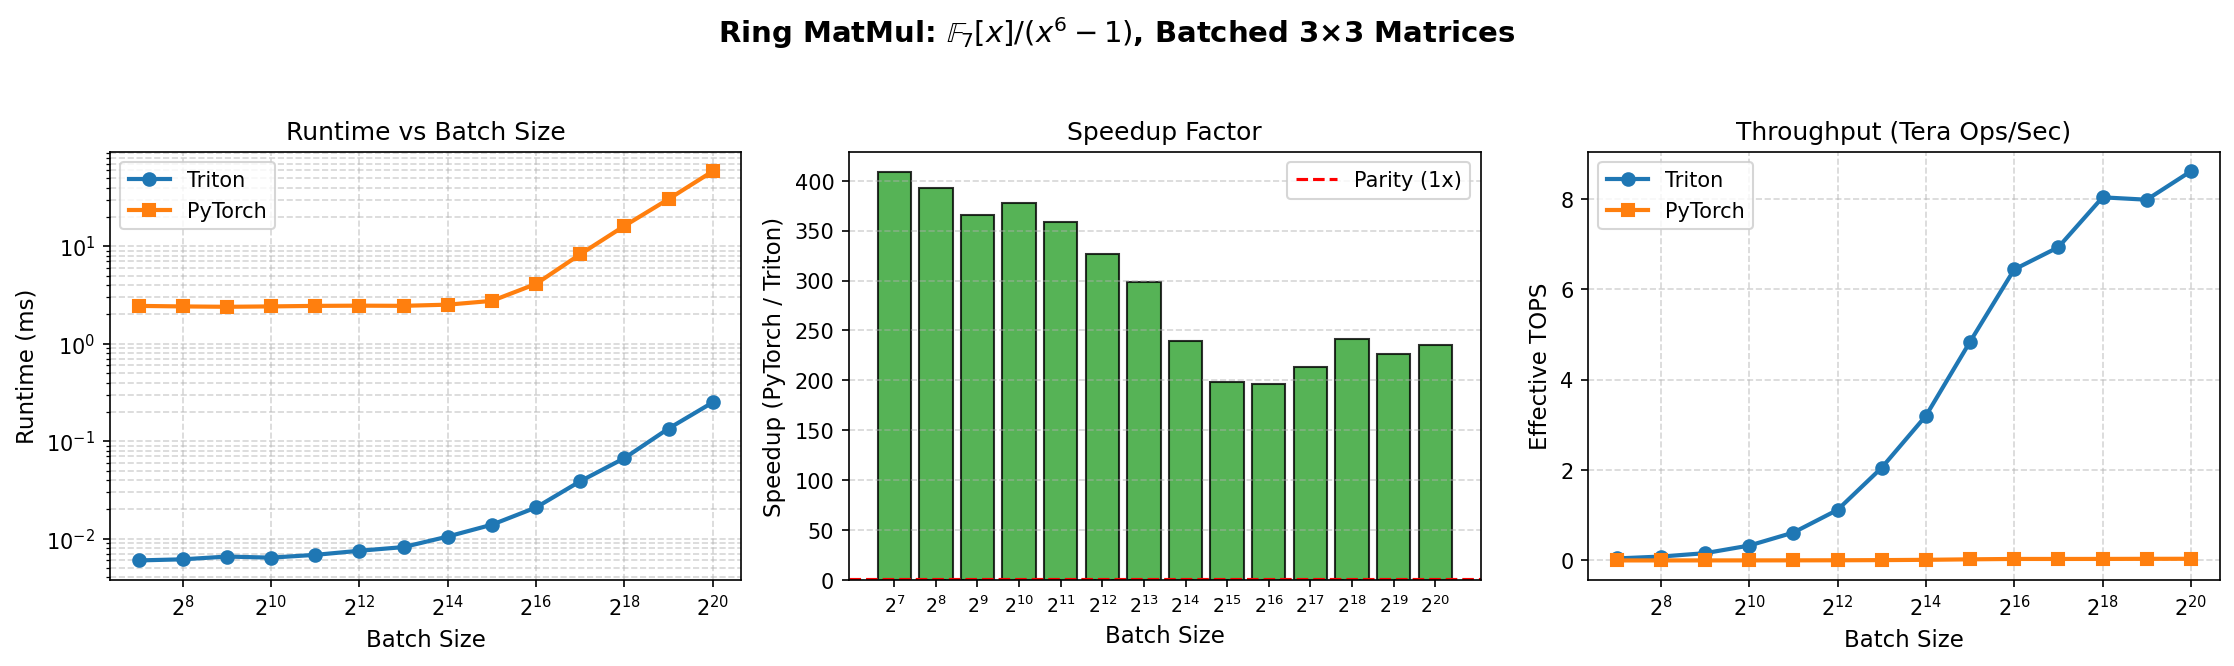

Here is the Python script that generated this plot:
#!/usr/bin/env python3
"""
Benchmark: Triton vs PyTorch implementation of 3x3 matrix multiplication
over the ring F_7[x]/(x^6 - 1).

Usage:
    python benchmark7.py [--save-plot] [--warmup N] [--rep N]
"""

import argparse
import torch
import numpy as np
import triton

# Import both implementations
import triton7
import torch7


# ==============================================================================
# Constants for FLOPS/Bandwidth Calculations
# ==============================================================================

# Operations per batch element (theoretical):
# - DFT for 18 polynomials (9 from A, 9 from B): each is 6x6 matmul = 36 muls + 30 adds
# - 6 frequency-domain 3x3 matmuls: each is 27 muls + 18 adds
# - IDFT for 9 output polynomials: each is 6x6 matmul + 6 muls (scaling)
#
# DFT/IDFT per poly: 6*6 muls + 6*5 adds = 36 + 30 = 66 ops
# 18 DFTs + 9 IDFTs = 27 * 66 = 1782 ops
# 6 freq-domain 3x3 matmuls: 6 * (27 + 18) = 270 ops
# Total per batch element: ~2052 integer ops (approximate)
OPS_PER_BATCH_ELEMENT = 2052

# Memory per batch element:
# Read A: 9 * 4 bytes, Read B: 9 * 4 bytes, Write C: 9 * 4 bytes
# Total: 108 bytes per batch element
BYTES_PER_BATCH_ELEMENT = 108


def check_correctness(batch_size: int = 256):
    """Assert that both implementations produce identical results."""
    torch.manual_seed(42)
    A = torch.randint(0, 2**18, (batch_size, 9), dtype=torch.int32, device="cuda")
    B = torch.randint(0, 2**18, (batch_size, 9), dtype=torch.int32, device="cuda")

    C_triton = triton7.ring_matmul(A, B)
    C_torch = torch7.ring_matmul(A, B)

    if not torch.equal(C_triton, C_torch):
        diff_mask = C_triton != C_torch
        num_diff = diff_mask.sum().item()
        raise AssertionError(
            f"Correctness check FAILED: {num_diff}/{batch_size * 9} elements differ"
        )
    print(f"[OK] Correctness check passed (batch_size={batch_size})")


def benchmark_single(
    batch_size: int,
    warmup: int = 25,
    rep: int = 100,
) -> dict:
    """
    Benchmark both implementations for a given batch size.
    Returns dict with timing and derived metrics.
    """
    torch.manual_seed(0)
    A = torch.randint(0, 2**18, (batch_size, 9), dtype=torch.int32, device="cuda")
    B = torch.randint(0, 2**18, (batch_size, 9), dtype=torch.int32, device="cuda")

    # Triton kernel
    ms_triton = triton.testing.do_bench(
        lambda: triton7.ring_matmul(A, B),
        warmup=warmup,
        rep=rep,
    )

    # PyTorch (torch7)
    ms_torch = triton.testing.do_bench(
        lambda: torch7.ring_matmul(A, B),
        warmup=warmup,
        rep=rep,
    )

    # Derived metrics
    total_ops = batch_size * OPS_PER_BATCH_ELEMENT
    total_bytes = batch_size * BYTES_PER_BATCH_ELEMENT

    # TOPS = Tera Operations Per Second
    tops_triton = (total_ops / (ms_triton * 1e-3)) / 1e12
    tops_torch = (total_ops / (ms_torch * 1e-3)) / 1e12

    # GB/s = Gigabytes per second
    gbps_triton = (total_bytes / (ms_triton * 1e-3)) / 1e9
    gbps_torch = (total_bytes / (ms_torch * 1e-3)) / 1e9

    speedup = ms_torch / ms_triton

    return {
        "batch_size": batch_size,
        "ms_triton": ms_triton,
        "ms_torch": ms_torch,
        "speedup": speedup,
        "tops_triton": tops_triton,
        "tops_torch": tops_torch,
        "gbps_triton": gbps_triton,
        "gbps_torch": gbps_torch,
    }


def run_benchmark_sweep(
    batch_sizes: list[int],
    warmup: int = 25,
    rep: int = 100,
) -> list[dict]:
    """Run benchmark over a range of batch sizes."""
    results = []
    for bs in batch_sizes:
        print(f"  Benchmarking batch_size={bs:>8} ...", end=" ", flush=True)
        r = benchmark_single(bs, warmup=warmup, rep=rep)
        print(
            f"Triton: {r['ms_triton']:>8.3f} ms | "
            f"PyTorch: {r['ms_torch']:>8.3f} ms | "
            f"Speedup: {r['speedup']:>6.2f}x"
        )
        results.append(r)
    return results


def print_results_table(results: list[dict]):
    """Print results in a publication-quality ASCII table."""
    print()
    print("=" * 100)
    print("                        Ring MatMul Benchmark: Triton vs PyTorch")
    print("                        F_7[x]/(x^6 - 1), Batched 3x3 Matrices")
    print("=" * 100)
    print()

    # Header
    header = (
        f"{'Batch':>10} | "
        f"{'Triton (ms)':>12} | "
        f"{'PyTorch (ms)':>12} | "
        f"{'Speedup':>8} | "
        f"{'TOPS (Tri)':>10} | "
        f"{'TOPS (Torch)':>12} | "
        f"{'GB/s (Tri)':>10} | "
        f"{'GB/s (Torch)':>12}"
    )
    print(header)
    print("-" * len(header))

    for r in results:
        print(
            f"{r['batch_size']:>10} | "
            f"{r['ms_triton']:>12.4f} | "
            f"{r['ms_torch']:>12.4f} | "
            f"{r['speedup']:>7.2f}x | "
            f"{r['tops_triton']:>10.4f} | "
            f"{r['tops_torch']:>12.4f} | "
            f"{r['gbps_triton']:>10.2f} | "
            f"{r['gbps_torch']:>12.2f}"
        )

    print("-" * len(header))
    print()

    # Summary statistics
    speedups = [r["speedup"] for r in results]
    print(f"Speedup: min={min(speedups):.2f}x, max={max(speedups):.2f}x, "
          f"mean={np.mean(speedups):.2f}x, median={np.median(speedups):.2f}x")
    print()


def generate_plot(results: list[dict], save_path: str = "benchmark7.png"):
    """Generate publication-quality plot."""
    try:
        import matplotlib.pyplot as plt
        import matplotlib.ticker as ticker
    except ImportError:
        print("[WARN] matplotlib not available, skipping plot generation")
        return

    batch_sizes = [r["batch_size"] for r in results]
    ms_triton = [r["ms_triton"] for r in results]
    ms_torch = [r["ms_torch"] for r in results]
    speedups = [r["speedup"] for r in results]

    fig, axes = plt.subplots(1, 3, figsize=(15, 4.5))
    fig.suptitle(
        r"Ring MatMul: $\mathbb{F}_7[x]/(x^6-1)$, Batched 3×3 Matrices",
        fontsize=14,
        fontweight="bold",
    )

    # --- Plot 1: Runtime ---
    ax1 = axes[0]
    ax1.plot(batch_sizes, ms_triton, "o-", label="Triton", color="#1f77b4", linewidth=2, markersize=6)
    ax1.plot(batch_sizes, ms_torch, "s-", label="PyTorch", color="#ff7f0e", linewidth=2, markersize=6)
    ax1.set_xscale("log", base=2)
    ax1.set_yscale("log")
    ax1.set_xlabel("Batch Size", fontsize=11)
    ax1.set_ylabel("Runtime (ms)", fontsize=11)
    ax1.set_title("Runtime vs Batch Size", fontsize=12)
    ax1.legend(loc="upper left")
    ax1.grid(True, which="both", linestyle="--", alpha=0.5)
    ax1.xaxis.set_major_formatter(ticker.FuncFormatter(lambda x, _: f"$2^{{{int(np.log2(x))}}}$"))

    # --- Plot 2: Speedup ---
    ax2 = axes[1]
    ax2.bar(range(len(batch_sizes)), speedups, color="#2ca02c", edgecolor="black", alpha=0.8)
    ax2.axhline(y=1, color="red", linestyle="--", linewidth=1.5, label="Parity (1x)")
    ax2.set_xticks(range(len(batch_sizes)))
    ax2.set_xticklabels([f"$2^{{{int(np.log2(bs))}}}$" for bs in batch_sizes], fontsize=9)
    ax2.set_xlabel("Batch Size", fontsize=11)
    ax2.set_ylabel("Speedup (PyTorch / Triton)", fontsize=11)
    ax2.set_title("Speedup Factor", fontsize=12)
    ax2.legend(loc="upper right")
    ax2.grid(True, axis="y", linestyle="--", alpha=0.5)

    # --- Plot 3: Effective TOPS ---
    ax3 = axes[2]
    tops_triton = [r["tops_triton"] for r in results]
    tops_torch = [r["tops_torch"] for r in results]
    ax3.plot(batch_sizes, tops_triton, "o-", label="Triton", color="#1f77b4", linewidth=2, markersize=6)
    ax3.plot(batch_sizes, tops_torch, "s-", label="PyTorch", color="#ff7f0e", linewidth=2, markersize=6)
    ax3.set_xscale("log", base=2)
    ax3.set_xlabel("Batch Size", fontsize=11)
    ax3.set_ylabel("Effective TOPS", fontsize=11)
    ax3.set_title("Throughput (Tera Ops/Sec)", fontsize=12)
    ax3.legend(loc="upper left")
    ax3.grid(True, which="both", linestyle="--", alpha=0.5)
    ax3.xaxis.set_major_formatter(ticker.FuncFormatter(lambda x, _: f"$2^{{{int(np.log2(x))}}}$"))

    plt.tight_layout(rect=[0, 0, 1, 0.95])
    plt.savefig(save_path, dpi=150, bbox_inches="tight")
    print(f"[OK] Plot saved to {save_path}")
    plt.close()


def main():
    parser = argparse.ArgumentParser(description="Benchmark Triton vs PyTorch ring matmul")
    parser.add_argument("--warmup", type=int, default=25, help="Warmup iterations")
    parser.add_argument("--rep", type=int, default=100, help="Benchmark repetitions")
    parser.add_argument("--save-plot", action="store_true", help="Save plot to benchmark7.png")
    parser.add_argument("--max-exp", type=int, default=20, help="Max exponent for batch size (2^max_exp)")
    args = parser.parse_args()

    print()
    print("=" * 60)
    print("  Ring MatMul Benchmark: Triton vs PyTorch")
    print("  Ring: F_7[x]/(x^6 - 1), Matrices: Batched 3x3")
    print("=" * 60)
    print()

    # Device info
    if not torch.cuda.is_available():
        raise RuntimeError("CUDA not available")
    device_name = torch.cuda.get_device_name(0)
    print(f"Device: {device_name}")
    print()

    # Correctness check
    print("[1/3] Running correctness check...")
    check_correctness(batch_size=256)
    print()

    # Benchmark sweep
    print("[2/3] Running benchmark sweep...")
    batch_sizes = [2**i for i in range(7, args.max_exp + 1)]  # 128 to 2^max_exp
    results = run_benchmark_sweep(batch_sizes, warmup=args.warmup, rep=args.rep)

    # Print table
    print("[3/3] Results:")
    print_results_table(results)

    # Generate plot
    if args.save_plot:
        generate_plot(results, save_path="benchmark7.png")


if __name__ == "__main__":
    main()
